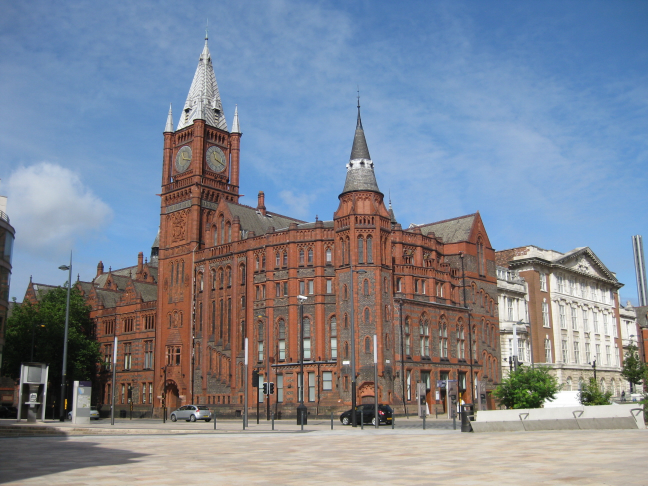
#> input picture COMP 338 Computer Vision /COMP338_Labs-main/output.png, 1296 x 972 px, found by its file name (shown at 1/2 size)
$ python lab3.py   (older library calls are emulated)
#> lines starting #> are read from the running program, lines starting #| are printed output that depends on the picture; after the words box and inside, x2 and y2 are one past the last pixel; in counts of white or black regions, pixels touching at a corner belong together
import cv2
from matplotlib import pyplot as plt
import numpy as np

image = cv2.imread('/Users/hailin/Documents/COMP338_Labs/output.png')
#> image is the input picture: shape (972, 1296, 3); mean B, G, R 148.2, 134.9, 127.6

image = cv2.resize(image, (200, 200))
#> image: shape (200, 200, 3)

cv2.imshow('image', image)
# cv2.waitKey(0)

# convert the image to grayscale
output = image.copy()
gray = cv2.cvtColor(output, cv2.COLOR_BGR2GRAY)
cv2.imshow('image', gray)
# cv2.waitKey(0)

# threshold the image by setting all pixel values less than 225
# to 255 (white; foreground) and all pixel values >= 225 to 255
# (black; background), thereby segmenting the image
thresh = cv2.threshold(gray, 225, 255, cv2.THRESH_BINARY_INV)[1]
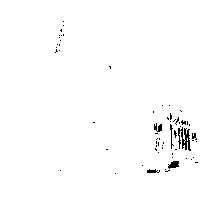
#> thresh: shape (200, 200); 98.7% white; black in thin lines or dots, all inside (x1, y1, x2, y2) = (55, 21, 198, 174)
cv2.imshow('image', thresh)
# cv2.waitKey(0)

ret,thresh1 = cv2.threshold(gray,127,255,cv2.THRESH_BINARY)
#> thresh1: shape (200, 200); 59.7% white; 85 black regions (79 under 20 px), largest, box (x1, y1, x2, y2) and area: (0, 41, 193, 199) 13015, (93, 0, 200, 37) 2162, (0, 0, 23, 25) 405, (191, 120, 200, 175) 209, (178, 149, 193, 167) 96, (108, 40, 114, 66) 64
ret,thresh2 = cv2.threshold(gray,127,255,cv2.THRESH_BINARY_INV)
ret,thresh3 = cv2.threshold(gray,127,255,cv2.THRESH_TRUNC)
ret,thresh4 = cv2.threshold(gray,127,255,cv2.THRESH_TOZERO)
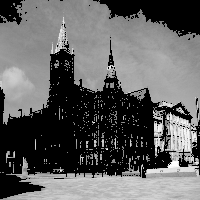
#> thresh4: shape (200, 200); min 0, max 255, mean 97.4
ret,thresh5 = cv2.threshold(gray,127,255,cv2.THRESH_TOZERO_INV)
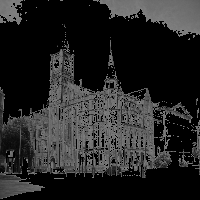
#> thresh5: shape (200, 200); min 0, max 127, mean 36.6

titles = ['Original Image','BINARY','BINARY_INV','TRUNC','TOZERO','TOZERO_INV']
images = [gray, thresh1, thresh2, thresh3, thresh4, thresh5]
for i in range(6):
    plt.subplot(2,3,i+1),plt.imshow(images[i],'gray',vmin=0,vmax=255)
    plt.title(titles[i])
    plt.xticks([]),plt.yticks([])
# plt.show()


#apply the convolution operation to the image:
img = image.copy()

kernel = np.ones((5,5),np.float32)/25 # define the kernel/filter
dst = cv2.filter2D(img,-1,kernel)     # apply the filter

plt.subplot(121),plt.imshow(img),plt.title('Original')
plt.xticks([]), plt.yticks([])
plt.subplot(122),plt.imshow(dst),plt.title('Averaging')
plt.xticks([]), plt.yticks([])
# plt.show()

img = gray.copy()

laplacian = cv2.Laplacian(img,cv2.CV_64F)
sobelx = cv2.Sobel(img,cv2.CV_64F,1,0,ksize=5)
sobely = cv2.Sobel(img,cv2.CV_64F,0,1,ksize=5)

plt.subplot(2,2,1),plt.imshow(img,cmap = 'gray')
plt.title('Original'), plt.xticks([]), plt.yticks([])
plt.subplot(2,2,2),plt.imshow(laplacian,cmap = 'gray')
plt.title('Laplacian'), plt.xticks([]), plt.yticks([])
plt.subplot(2,2,3),plt.imshow(sobelx,cmap = 'gray')
plt.title('Sobel X'), plt.xticks([]), plt.yticks([])
plt.subplot(2,2,4),plt.imshow(sobely,cmap = 'gray')
plt.title('Sobel Y'), plt.xticks([]), plt.yticks([])
# plt.show()


# Convert the image to YUV color space
yuv_image = cv2.cvtColor(image, cv2.COLOR_BGR2YUV)
#> yuv_image: shape (200, 200, 3); mean of channels 0, 1, 2 134, 135, 122.2
# Split the YUV image into Y, U, and V channels
y_channel, u_channel, v_channel = cv2.split(yuv_image)
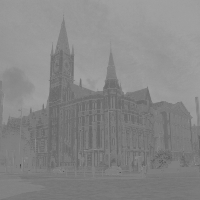
#> u_channel: shape (200, 200); min 67, max 162, mean 135
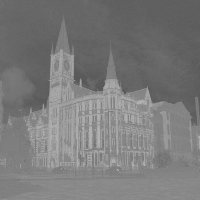
#> v_channel: shape (200, 200); min 86, max 191, mean 122.2
# Create subplots to display the channels
plt.figure(figsize=(12, 4))

# Display the Y (luminance) channel
plt.subplot(131)
plt.imshow(y_channel, cmap='gray')
plt.title('Y (Luminance)')
plt.axis('off')

# Display the U (chrominance blue) channel
plt.subplot(132)
plt.imshow(u_channel, cmap='gray')
plt.title('U (Chrominance Blue)')
plt.axis('off')

# Display the V (chrominance red) channel
plt.subplot(133)
plt.imshow(v_channel, cmap='gray')
plt.title('V (Chrominance Red)')
plt.axis('off')
# plt.show()


# Define different kernel sizes
kernel_sizes = [3, 5, 7, 9, 11]

# Create subplots to display the filtered results
plt.figure(figsize=(15, 5))

for i, kernel_size in enumerate(kernel_sizes):
    # Apply Gaussian blur with the current kernel size
    filtered_image = cv2.GaussianBlur(image, (kernel_size, kernel_size), 0)

    # Display the filtered image
    plt.subplot(1, 5, i + 1)
    plt.imshow(cv2.cvtColor(filtered_image, cv2.COLOR_BGR2RGB))
    plt.title(f'Kernel Size {kernel_size}x{kernel_size}')
    plt.axis('off')
#> this loop made 5 passes
#> pass 1, `filtered_image = cv2.GaussianBlur(image, (kernel_size, kernel_size), 0)`:
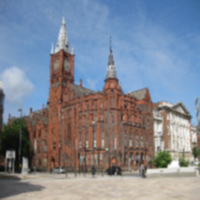
#> filtered_image: shape (200, 200, 3); mean B, G, R 148.1, 134.7, 127.5

plt.show()
#> figure, not shown here; B, G, R data is drawn as R, G, B
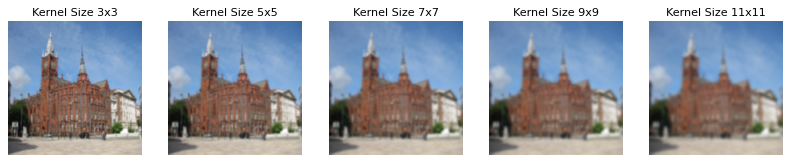
#> figure drawn by matplotlib, 5 panels
